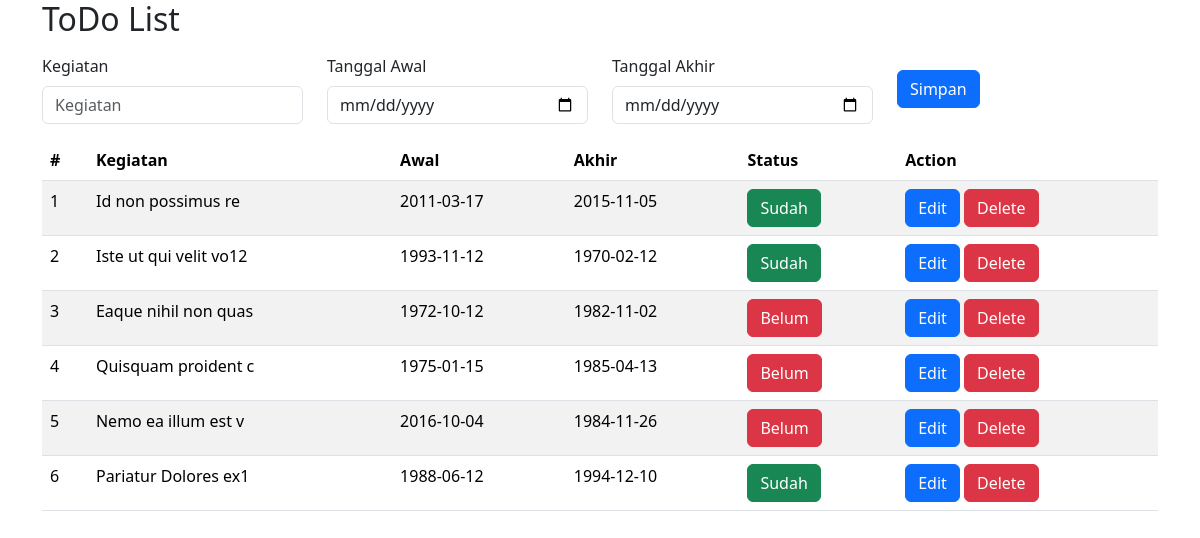
The page / on the database its author committed.
### tables this page shows
CREATE TABLE `tasks` (
  `id` bigint(20) UNSIGNED NOT NULL,
  `isi` text NOT NULL,
  `tgl_awal` date NOT NULL,
  `tgl_akhir` date NOT NULL,
  `status` tinyint(1) NOT NULL
);

### index.php (the view, shortened to what this page needs)
<!DOCTYPE html>
<html lang="en">
<head>
  <link href="https://cdn.jsdelivr.net/npm/bootstrap@5.3.3/dist/css/bootstrap.min.css" rel="stylesheet">
</head>
<body>
  <div class="container">
    <h2>ToDo List</h2>
    <div class="mt-3">
      <?php
        require_once 'config.php';
      ?>
      <form method="POST" action="<?php echo isset($_GET['edit']) ? 'update.php' : 'add.php' ?>">
        <div class="row align-items-center">
          <div class="col">
            <label for="kegiatan" class="form-label">Kegiatan</label>
            <input id="kegiatan" type="text" class="form-control" name="kegiatan" placeholder="Kegiatan" aria-label="Kegiatan" value="<?php echo isset($_GET['edit']) ? $row['isi'] : ''; ?>">
          </div>
          <div class="col">
            <label for="tgl_awal" class="form-label">Tanggal Awal</label>
            <input id="tgl_awal" type="date" class="form-control" name="tgl_awal" placeholder="Tanggal Awal" aria-label="Tanggal Awal" value="<?php echo isset($_GET['edit']) ? $row['tgl_awal'] : ''; ?>">
          </div>
          <div class="col">
            <label for="tgl_akhir" class="form-label">Tanggal Akhir</label>
            <input id="tgl_akhir" type="date" class="form-control" name="tgl_akhir" placeholder="Tanggal Akhir" aria-label="Tanggal Akhir" value="<?php echo isset($_GET['edit']) ? $row['tgl_akhir'] : ''; ?>">
          </div>
          <div class="col">
            <button type="submit" class="btn btn-primary" name="add">Simpan</button>
          </div>
        </div>
      </form>
    </div>
    <table class="table table-striped mt-3">
      <thead>
        <tr>
          <th>#</th>
          <th>Kegiatan</th>
          <th>Awal</th>
          <th>Akhir</th>
          <th>Status</th>
          <th>Action</th>
        </tr>
      </thead>
      <tbody>
        <?php
          $fetching = mysqli_query($db, "SELECT * FROM `tasks` ORDER BY `id` ASC") or die(mysqli_error($db));
          $count = 1;
          while ($fetch = $fetching->fetch_array()) {
        ?>
        <tr class="border-bottom">
          <td><?php echo $count++ ?></td>
          <td><?php echo $fetch['isi'] ?></td>
          <td><?php echo $fetch['tgl_awal'] ?></td>
          <td><?php echo $fetch['tgl_akhir'] ?></td>
          <td>
              <?php
                if ($fetch['status']) {
                  echo '<a href="update_status.php?id=' . $fetch['id'] . '&status=0" class="btn btn-success">Sudah</a>';
                } else {
                  echo '<a href="update_status.php?id=' . $fetch['id'] . '&status=1" class="btn btn-danger">Belum</a>';
                }
            ?>
          </td>
          <td colspan="2" class="action">
            <a href="index.php?edit=<?php echo $fetch['id'] ?>" class="btn btn-primary">Edit</a>
            <a href="delete.php?id=<?php echo $fetch['id'] ?>" class="btn btn-danger">Delete</a>
          </td>
        </tr>
        <?php } ?>
      </tbody>
    </table>
  </div>
</body>
</html>

### rows shown on the page
tasks: isi "Id non possimus re", tgl_awal "2011-03-17", tgl_akhir "2015-11-05"
tasks: isi "Iste ut qui velit vo12", tgl_awal "1993-11-12", tgl_akhir "1970-02-12"
tasks: isi "Eaque nihil non quas", tgl_awal "1972-10-12", tgl_akhir "1982-11-02"
tasks: isi "Quisquam proident c", tgl_awal "1975-01-15", tgl_akhir "1985-04-13"
tasks: isi "Nemo ea illum est v", tgl_awal "2016-10-04", tgl_akhir "1984-11-26"
tasks: isi "Pariatur Dolores ex1", tgl_awal "1988-06-12", tgl_akhir "1994-12-10"
